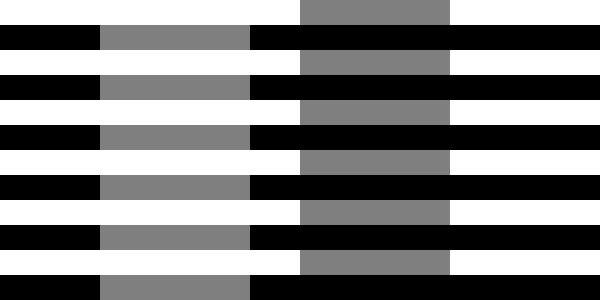
Frame 1 (no input)
Frame 60 (the mouse pressed at the canvas centre just before this capture): identical to frame 1, image omitted
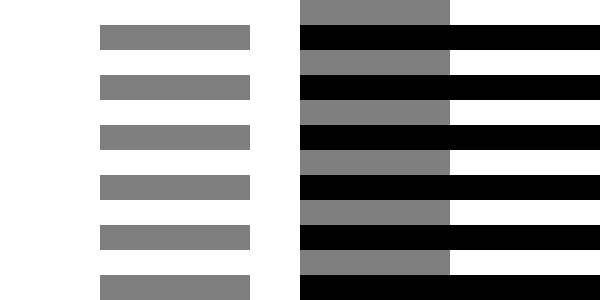
Frame 120 (the mouse held since frame 60 and released just before this capture)

The Processing sketch that drew these frames (run headless with seeded random() and noise(); from frame 60 on, the mouse is pressed at the canvas centre):

// Processing sketch: monker_illusion
// ── monker_illusion.pde
void setup(){
  size(600, 300);
  noStroke();
  colorMode(HSB, 100);
}

void draw(){
  background(100);

  fill(0);
  for (int i = 0; i < height; i += 50){
    rect(mouseX, i + 25, 600, 25);
  }

  fill(0, 0, 50);
  for (int i = 0; i < height; i += 50){
    rect(100, i + 25, 150, 25);
  }

  for (int i = 0; i < height; i += 50){
    rect(300, i, 150, 25);
  }
}
